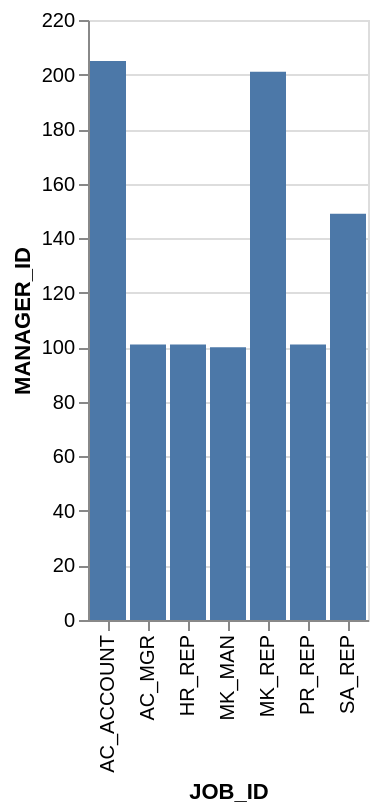

Express this chart as Vega-Lite.
### Vega-Lite specification from a JSON file in a GitHub repository (floating-point values rounded to 4 significant figures)
{"data": {"values": [{"x_data": "AC_ACCOUNT", "y_data": 205}, {"x_data": "AC_MGR", "y_data": 101}, {"x_data": "HR_REP", "y_data": 101}, {"x_data": "MK_MAN", "y_data": 100}, {"x_data": "MK_REP", "y_data": 201}, {"x_data": "PR_REP", "y_data": 101}, {"x_data": "SA_REP", "y_data": 149}]}, "mark": "bar", "encoding": {"x": {"field": "x_data", "type": "nominal", "title": "JOB_ID", "sort": "ascending"}, "y": {"field": "y_data", "type": "quantitative", "title": "MANAGER_ID"}}}
